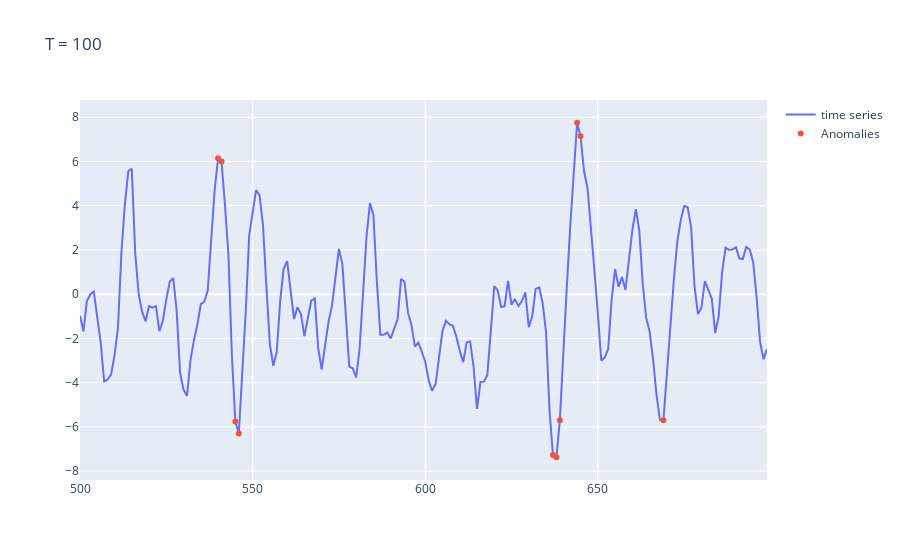

Notebook cell for this chart:
### Code cell
pr1 = arima1.predict( start=len(train),end=len(train)+len(test)-1,dynamic=False).to_numpy()

df_res = d1[500:700].copy()
df_res['fact'] = test
df_res['forecast'] = pr1
df_res.loc[df_res['fact'] == 0, 'MAPE'] = 0.05
df_res.loc[df_res['fact'] != 0 , 'MAPE'] = abs(df_res.fact - df_res.forecast)

threshold = percentile(df_res.MAPE, 95)
df_res['anomaly'] =df_res.MAPE > threshold
a = df_res.loc[df_res.anomaly, ['fact']]
fig = go.Figure()

fig.add_trace(go.Scatter(x=df_res.index, y=df_res.fact, 
                        mode='lines', name='time series'))
fig.add_trace(go.Scatter(x=a.index, y=a.fact, 
                       mode='markers', name='Anomalies'))
fig.update_layout(title=f"T = {len(train)}")

fig.show()
f,t=df_res.anomaly.value_counts()
print(f'n_outliers = {t}')
f=t/len(test)
print(f'FPR = {f}')

### Figure 1 — Plotly figure (JSON) as saved in the notebook; plotly's stock layout.template omitted (floating-point values rounded to 4 significant figures; data arrays with more than 128 entries replaced by an {"elided": "..."} marker saying what was removed)
{"data": [{"mode": "lines", "name": "time series", "type": "scatter", "x": {"elided": "200 int values"}, "y": {"elided": "200 float values"}}, {"mode": "markers", "name": "Anomalies", "type": "scatter", "x": [540, 541, 545, 546, 637, 638, 639, 644, 645, 669], "y": [6.146, 6.001, -5.761, -6.297, -7.275, -7.373, -5.696, 7.751, 7.141, -5.698]}], "layout": {"title": {"text": "T = 100"}}}
